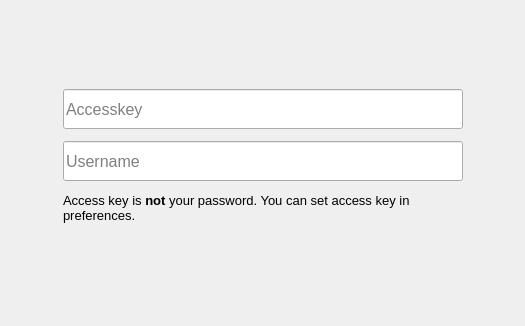
<?xml version="1.0" encoding="UTF-8"?>
<ui version="4.0">
 <class>LoginWidget</class>
 <widget class="QWidget" name="LoginWidget">
  <property name="geometry">
   <rect>
    <x>0</x>
    <y>0</y>
    <width>525</width>
    <height>326</height>
   </rect>
  </property>
  <property name="sizePolicy">
   <sizepolicy hsizetype="Fixed" vsizetype="Fixed">
    <horstretch>0</horstretch>
    <verstretch>0</verstretch>
   </sizepolicy>
  </property>
  <property name="windowTitle">
   <string>Login</string>
  </property>
  <property name="layoutDirection">
   <enum>Qt::LeftToRight</enum>
  </property>
  <layout class="QHBoxLayout" name="horizontalLayout">
   <property name="spacing">
    <number>12</number>
   </property>
   <property name="bottomMargin">
    <number>0</number>
   </property>
   <item>
    <spacer name="horizontalSpacer">
     <property name="orientation">
      <enum>Qt::Horizontal</enum>
     </property>
     <property name="sizeHint" stdset="0">
      <size>
       <width>40</width>
       <height>20</height>
      </size>
     </property>
    </spacer>
   </item>
   <item>
    <layout class="QVBoxLayout" name="verticalLayout_2">
     <item>
      <spacer name="verticalSpacer">
       <property name="orientation">
        <enum>Qt::Vertical</enum>
       </property>
       <property name="sizeHint" stdset="0">
        <size>
         <width>20</width>
         <height>40</height>
        </size>
       </property>
      </spacer>
     </item>
     <item>
      <widget class="QLineEdit" name="accessKeyField">
       <property name="sizePolicy">
        <sizepolicy hsizetype="Maximum" vsizetype="Fixed">
         <horstretch>0</horstretch>
         <verstretch>0</verstretch>
        </sizepolicy>
       </property>
       <property name="minimumSize">
        <size>
         <width>400</width>
         <height>40</height>
        </size>
       </property>
       <property name="maximumSize">
        <size>
         <width>400</width>
         <height>16777215</height>
        </size>
       </property>
       <property name="font">
        <font>
         <pointsize>12</pointsize>
        </font>
       </property>
       <property name="echoMode">
        <enum>QLineEdit::Password</enum>
       </property>
       <property name="placeholderText">
        <string>Accesskey</string>
       </property>
      </widget>
     </item>
     <item>
      <widget class="QLineEdit" name="usernameField">
       <property name="sizePolicy">
        <sizepolicy hsizetype="Expanding" vsizetype="Fixed">
         <horstretch>0</horstretch>
         <verstretch>0</verstretch>
        </sizepolicy>
       </property>
       <property name="minimumSize">
        <size>
         <width>400</width>
         <height>40</height>
        </size>
       </property>
       <property name="maximumSize">
        <size>
         <width>400</width>
         <height>16777215</height>
        </size>
       </property>
       <property name="font">
        <font>
         <pointsize>12</pointsize>
        </font>
       </property>
       <property name="placeholderText">
        <string>Username</string>
       </property>
      </widget>
     </item>
     <item>
      <widget class="QLabel" name="hintLabel">
       <property name="text">
        <string>&lt;html&gt;&lt;head/&gt;&lt;body&gt;&lt;p&gt;&lt;span style=&quot; font-size:10pt;&quot;&gt;Access key is &lt;/span&gt;&lt;span style=&quot; font-size:10pt; font-weight:600;&quot;&gt;not&lt;/span&gt;&lt;span style=&quot; font-size:10pt;&quot;&gt; your password. You can set access key in preferences.&lt;/span&gt;&lt;/p&gt;&lt;/body&gt;&lt;/html&gt;</string>
       </property>
       <property name="wordWrap">
        <bool>true</bool>
       </property>
      </widget>
     </item>
     <item>
      <widget class="QLabel" name="informationLabel">
       <property name="enabled">
        <bool>true</bool>
       </property>
       <property name="text">
        <string>&lt;html&gt;&lt;head/&gt;&lt;body&gt;&lt;p/&gt;&lt;/body&gt;&lt;/html&gt;</string>
       </property>
      </widget>
     </item>
     <item>
      <spacer name="verticalSpacer_2">
       <property name="orientation">
        <enum>Qt::Vertical</enum>
       </property>
       <property name="sizeHint" stdset="0">
        <size>
         <width>20</width>
         <height>40</height>
        </size>
       </property>
      </spacer>
     </item>
    </layout>
   </item>
   <item>
    <spacer name="horizontalSpacer_2">
     <property name="orientation">
      <enum>Qt::Horizontal</enum>
     </property>
     <property name="sizeHint" stdset="0">
      <size>
       <width>40</width>
       <height>20</height>
      </size>
     </property>
    </spacer>
   </item>
  </layout>
 </widget>
 <resources/>
 <connections/>
</ui>
